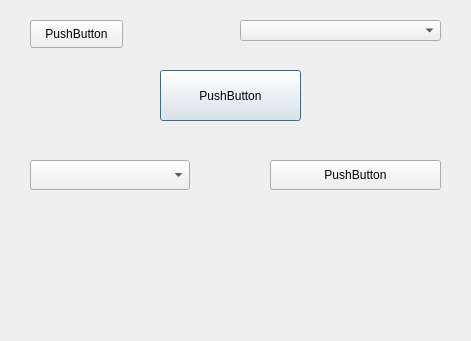
<?xml version="1.0" encoding="UTF-8"?>
<ui version="4.0">
 <class>Dialog</class>
 <widget class="QDialog" name="Dialog">
  <property name="enabled">
   <bool>true</bool>
  </property>
  <property name="windowTitle">
   <string>Dialog</string>
  </property>
  <widget class="QComboBox" name="comboBox">
   <property name="geometry">
    <rect>
     <x>240</x>
     <y>20</y>
     <width>201</width>
     <height>21</height>
    </rect>
   </property>
  </widget>
  <widget class="QComboBox" name="comboBox_2">
   <property name="geometry">
    <rect>
     <x>30</x>
     <y>160</y>
     <width>160</width>
     <height>30</height>
    </rect>
   </property>
  </widget>
  <widget class="QPushButton" name="pushButton">
   <property name="geometry">
    <rect>
     <x>160</x>
     <y>70</y>
     <width>141</width>
     <height>51</height>
    </rect>
   </property>
   <property name="text">
    <string>PushButton</string>
   </property>
  </widget>
  <widget class="QPushButton" name="pushButton_2">
   <property name="geometry">
    <rect>
     <x>270</x>
     <y>160</y>
     <width>171</width>
     <height>30</height>
    </rect>
   </property>
   <property name="text">
    <string>PushButton</string>
   </property>
  </widget>
  <widget class="QPushButton" name="pushButton_file">
   <property name="geometry">
    <rect>
     <x>30</x>
     <y>20</y>
     <width>93</width>
     <height>28</height>
    </rect>
   </property>
   <property name="text">
    <string>PushButton</string>
   </property>
  </widget>
  <widget class="QLabel" name="label">
   <property name="geometry">
    <rect>
     <x>30</x>
     <y>220</y>
     <width>411</width>
     <height>101</height>
    </rect>
   </property>
   <property name="text">
    <string/>
   </property>
  </widget>
 </widget>
 <resources/>
 <connections/>
</ui>
